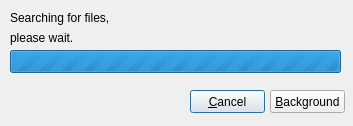
<ui version="4.0" >
 <class>qdCopyMove</class>
 <widget class="QDialog" name="qdCopyMove" >
  <property name="geometry" >
   <rect>
    <x>0</x>
    <y>0</y>
    <width>353</width>
    <height>126</height>
   </rect>
  </property>
  <property name="windowTitle" >
   <string>Dialog</string>
  </property>
  <widget class="QLabel" name="qlSource" >
   <property name="geometry" >
    <rect>
     <x>10</x>
     <y>10</y>
     <width>331</width>
     <height>16</height>
    </rect>
   </property>
   <property name="text" >
    <string>Searching for files,</string>
   </property>
  </widget>
  <widget class="QLabel" name="qlDestination" >
   <property name="geometry" >
    <rect>
     <x>10</x>
     <y>30</y>
     <width>331</width>
     <height>16</height>
    </rect>
   </property>
   <property name="text" >
    <string>please wait.</string>
   </property>
  </widget>
  <widget class="QProgressBar" name="qpbTotal" >
   <property name="geometry" >
    <rect>
     <x>10</x>
     <y>50</y>
     <width>331</width>
     <height>23</height>
    </rect>
   </property>
   <property name="maximum" >
    <number>0</number>
   </property>
   <property name="value" >
    <number>0</number>
   </property>
   <property name="textVisible" >
    <bool>false</bool>
   </property>
   <property name="orientation" >
    <enum>Qt::Horizontal</enum>
   </property>
  </widget>
  <widget class="QPushButton" name="qpbCancel" >
   <property name="geometry" >
    <rect>
     <x>190</x>
     <y>90</y>
     <width>75</width>
     <height>23</height>
    </rect>
   </property>
   <property name="text" >
    <string>&amp;Cancel</string>
   </property>
  </widget>
  <widget class="QPushButton" name="pushButton_2" >
   <property name="geometry" >
    <rect>
     <x>270</x>
     <y>90</y>
     <width>75</width>
     <height>23</height>
    </rect>
   </property>
   <property name="text" >
    <string>&amp;Background</string>
   </property>
  </widget>
 </widget>
 <resources/>
 <connections/>
</ui>
